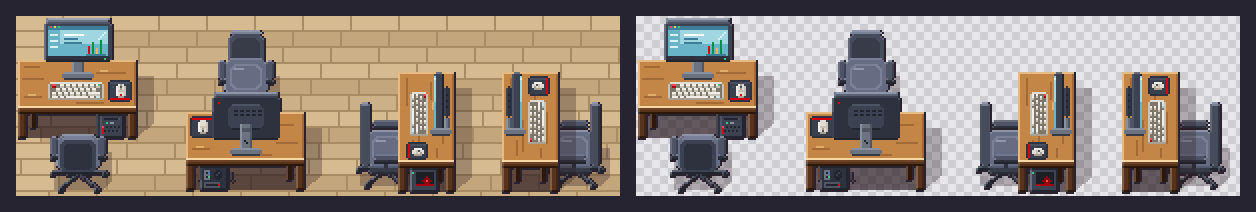
#> input picture pixel-art/sprites/chair/desk-chair-pairs.png, 3768 x 636 px (shown at 1/3 size)
$ python -i kit.py   (imports and definitions only)
#> lines starting #> are read from the running program, lines starting #| are printed output that depends on the picture
"""Shared sprite kit for the Gastron virtual office — 32px grid, top-down 3/4 view (not isometric).

Style contract (every sprite follows this):
  * camera looks down at ~3/4: objects show a lit TOP face and a darker FRONT face
  * light comes from the top-left; 1px dark outline (OL) around every silhouette
  * v2 (after ko.dll): dark outline only on the shade side; long sheared cast shadow to the right
  * 4-step colour ramps: [highlight, base, shade, deep]
"""
from pathlib import Path

import numpy as np
from PIL import Image

GRID = 32

# ------------------------------------------------------------- palette ----
OL = "#2b2230"
SHADOW = (40, 24, 30)
WOOD = ["#e2ad6c", "#c38646", "#a46a36", "#7a4a26"]          # desk top (lit plane, kept bright)
LIP = "#f6d8a4"                                              # cream highlight on the edge that faces the light
WOOD_F = ["#6e4226", "#58331c", "#432514", "#2c170b"]        # front faces: much darker than the top
METAL = ["#8a919e", "#6b7280", "#4f5562", "#363a44"]
PLASTIC = ["#4e5466", "#3d4252", "#2e323e", "#22252e"]       # monitor bezel, chair
FABRIC = ["#5a6072", "#474c5c", "#383c49", "#2a2d37"]        # chair cushion
SCREEN = ["#d7f1f6", "#9fd6e0", "#6ab4c8", "#3d7f98"]
KEY = ["#f2efe8", "#e2ddd2", "#c9c3b6", "#a8a193"]
RED = ["#ff4d5a", "#D70010", "#a8000c", "#78000a"]           # Gastron CI red
GREEN = ["#3fc47a", "#009143", "#006e33", "#004d24"]          # Gastron CI green
FLOOR = ["#d6bb90", "#ccb087", "#c3a67c", "#a98c64"]         # preview background only


def hx(c):
    return c if isinstance(c, tuple) else tuple(int(c[i:i + 2], 16) for i in (1, 3, 5))


class Sprite:
    """Transparent pixel canvas with helpers. Draw, then .finish() adds outline + shadow."""

    # [10 lines left out: functions __init__, cast, not called in this run]

    # ---- primitives
    def px(self, x, y, c):
        if 0 <= x < self.w and 0 <= y < self.h:
            self.a[int(y), int(x)] = list(hx(c)[:3]) + [255]

    # [5 lines left out: function rect, not called in this run]

    def hline(self, x0, x1, y, c):
        self.rect(x0, y, x1, y + 1, c)

    def vline(self, x, y0, y1, c):
        self.rect(x, y0, x + 1, y1, c)

    # [102 lines left out: functions rrect, disc, paste, finish, wall_shadow, not called in this run]

    def image(self):
        return Image.fromarray(self.a, "RGBA")

    # [4 lines left out: function save, not called in this run]


def floor_bg(w, h):
    """Wood-plank floor tile used only behind previews, so the sprite is judged in context."""
    bg = np.zeros((h, w, 4), np.uint8)
    for row, y in enumerate(range(0, h, 8)):
        x = -((row * 13) % 24)
        while x < w:
            ln = 24 + ((x * 7 + row * 11) % 3) * 8
            c = hx(FLOOR[(x + row) % 3])
            bg[y:y + 7, max(0, x):max(0, min(w, x + ln - 1))] = list(c) + [255]
            bg[y:y + 7, max(0, min(w, x + ln - 1)):max(0, min(w, x + ln))] = list(hx(FLOOR[3])) + [255]
            x += ln
        bg[min(h, y + 7):min(h, y + 8), :] = list(hx(FLOOR[3])) + [255]
    return Image.fromarray(bg, "RGBA")


def preview(img, out, scale=8, grid=True):
    """Sprite on floor + transparent checker side by side, scaled up, with a faint 32px grid."""
    w, h = img.size
    pad = 8
    sheet = Image.new("RGBA", (w * 2 + pad * 3, h + pad * 2), (38, 36, 48, 255))
    fl = floor_bg(w, h)
    fl.alpha_composite(img)
    sheet.paste(fl, (pad, pad))
    chk = Image.new("RGBA", (w, h))
    for y in range(h):
        for x in range(w):
            chk.putpixel((x, y), (205, 205, 210, 255) if (x // 4 + y // 4) % 2 else (230, 230, 235, 255))
    chk.alpha_composite(img)
    sheet.paste(chk, (w + pad * 2, pad))
    big = sheet.resize((sheet.width * scale, sheet.height * scale), Image.NEAREST)
    if grid:
        g = np.array(big).astype(float)
        line = lambda sl: g.__setitem__(sl, g[sl] * 0.7 + 255 * 0.3)
        for ox in (pad, w + pad * 2):
            for k in range(0, w + 1, GRID):
                X = (ox + k) * scale
                if X < g.shape[1]:
                    line((slice(pad * scale, (pad + h) * scale), X, slice(0, 3)))
            for k in range(0, h + 1, GRID):
                Y = (pad + k) * scale
                if Y < g.shape[0]:
                    line((Y, slice(ox * scale, (ox + w) * scale), slice(0, 3)))
        big = Image.fromarray(g.astype(np.uint8), "RGBA")
    big.convert("RGB").save(out)

>>> from PIL import Image
>>> picture = Image.open('chair/desk-chair-pairs.png')
#> picture is the input picture: PIL image 3768x636 RGB; mean R, G, B 141.7, 129, 119.1
>>> result = preview(picture, 'out.png')
#> in preview, `sheet = Image.new("RGBA", (w * 2 + pad * 3, h + pad * 2), (38, 36, 48,..`:
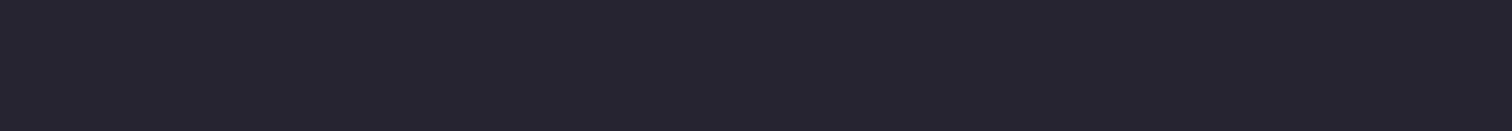
#> sheet: PIL image 7560x652 RGBA (shown at 1/5 size); mean R, G, B, A 38, 36, 48, 255
#> after the loop in floor_bg, `for row, y in enumerate(range(0, h, 8)):`:
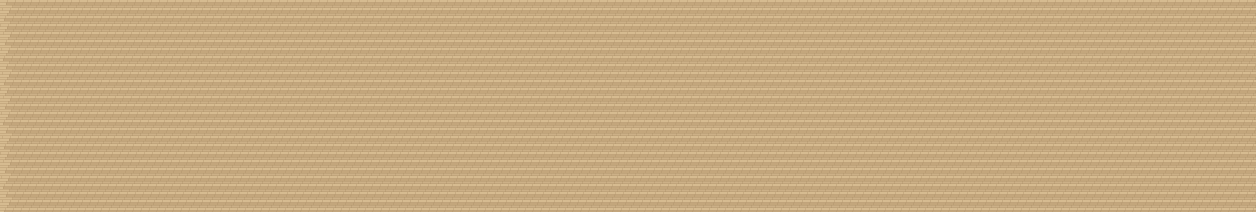
#> bg: shape (636, 3768, 4) (shown at 1/3 size); mean of channels 0, 1, 2, 3 198.8, 170.6, 128.9, 255; drawn as R, G, B
#> (the run stopped early here; a loop or call above may not have finished)
